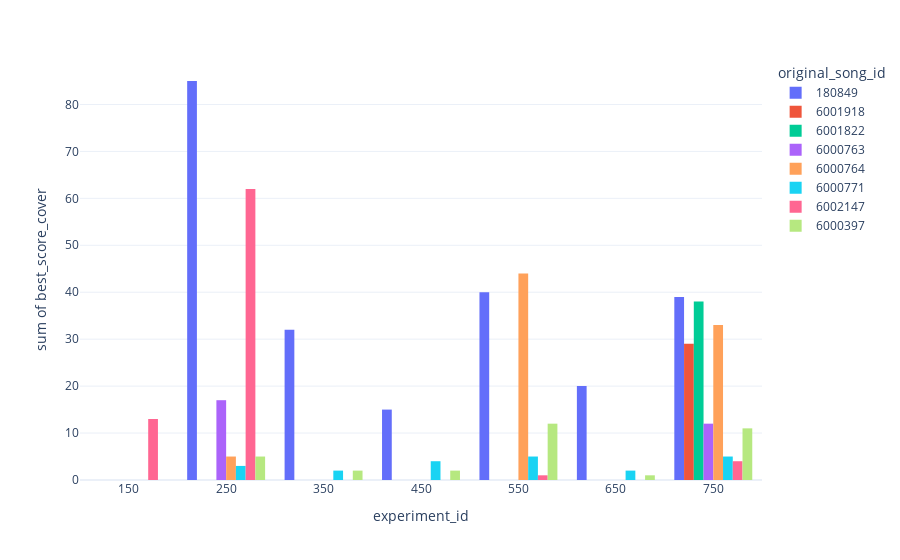

This figure's notebook cell:
### Code cell
fig = px.histogram(df[df['best_score_cover'] <= 50], x="experiment_id", y="best_score_cover",
             color='original_song_id', barmode='group', template='plotly_white')
fig.show()

### Figure 1 — Plotly figure (JSON) as saved in the notebook; plotly's stock layout.template omitted (floating-point values rounded to 4 significant figures)
{"data": [{"alignmentgroup": "True", "bingroup": "x", "histfunc": "sum", "hovertemplate": "original_song_id=180849<br>experiment_id=%{x}<br>sum of best_score_cover=%{y}<extra></extra>", "legendgroup": "180849", "marker": {"color": "#636efa", "pattern": {"shape": ""}}, "name": "180849", "offsetgroup": "180849", "orientation": "v", "showlegend": true, "type": "histogram", "x": [200, 202, 203, 300, 400, 500, 502, 600, 700, 702, 703, 704], "xaxis": "x", "y": [27, 20, 38, 32, 15, 15, 25, 20, 3, 7, 21, 8], "yaxis": "y"}, {"alignmentgroup": "True", "bingroup": "x", "histfunc": "sum", "hovertemplate": "original_song_id=6001918<br>experiment_id=%{x}<br>sum of best_score_cover=%{y}<extra></extra>", "legendgroup": "6001918", "marker": {"color": "#EF553B", "pattern": {"shape": ""}}, "name": "6001918", "offsetgroup": "6001918", "orientation": "v", "showlegend": true, "type": "histogram", "x": [703], "xaxis": "x", "y": [29], "yaxis": "y"}, {"alignmentgroup": "True", "bingroup": "x", "histfunc": "sum", "hovertemplate": "original_song_id=6001822<br>experiment_id=%{x}<br>sum of best_score_cover=%{y}<extra></extra>", "legendgroup": "6001822", "marker": {"color": "#00cc96", "pattern": {"shape": ""}}, "name": "6001822", "offsetgroup": "6001822", "orientation": "v", "showlegend": true, "type": "histogram", "x": [702, 703, 704], "xaxis": "x", "y": [22, 11, 5], "yaxis": "y"}, {"alignmentgroup": "True", "bingroup": "x", "histfunc": "sum", "hovertemplate": "original_song_id=6000763<br>experiment_id=%{x}<br>sum of best_score_cover=%{y}<extra></extra>", "legendgroup": "6000763", "marker": {"color": "#ab63fa", "pattern": {"shape": ""}}, "name": "6000763", "offsetgroup": "6000763", "orientation": "v", "showlegend": true, "type": "histogram", "x": [200, 202, 702, 703, 704], "xaxis": "x", "y": [4, 13, 2, 8, 2], "yaxis": "y"}, {"alignmentgroup": "True", "bingroup": "x", "histfunc": "sum", "hovertemplate": "original_song_id=6000764<br>experiment_id=%{x}<br>sum of best_score_cover=%{y}<extra></extra>", "legendgroup": "6000764", "marker": {"color": "#FFA15A", "pattern": {"shape": ""}}, "name": "6000764", "offsetgroup": "6000764", "orientation": "v", "showlegend": true, "type": "histogram", "x": [200, 202, 203, 502, 702, 704], "xaxis": "x", "y": [1, 2, 2, 44, 21, 12], "yaxis": "y"}, {"alignmentgroup": "True", "bingroup": "x", "histfunc": "sum", "hovertemplate": "original_song_id=6000771<br>experiment_id=%{x}<br>sum of best_score_cover=%{y}<extra></extra>", "legendgroup": "6000771", "marker": {"color": "#19d3f3", "pattern": {"shape": ""}}, "name": "6000771", "offsetgroup": "6000771", "orientation": "v", "showlegend": true, "type": "histogram", "x": [200, 202, 203, 300, 400, 500, 502, 600, 702, 704], "xaxis": "x", "y": [1, 1, 1, 2, 4, 4, 1, 2, 2, 3], "yaxis": "y"}, {"alignmentgroup": "True", "bingroup": "x", "histfunc": "sum", "hovertemplate": "original_song_id=6002147<br>experiment_id=%{x}<br>sum of best_score_cover=%{y}<extra></extra>", "legendgroup": "6002147", "marker": {"color": "#FF6692", "pattern": {"shape": ""}}, "name": "6002147", "offsetgroup": "6002147", "orientation": "v", "showlegend": true, "type": "histogram", "x": [100, 102, 103, 200, 202, 203, 502, 702, 703, 704], "xaxis": "x", "y": [5, 4, 4, 11, 25, 26, 1, 1, 2, 1], "yaxis": "y"}, {"alignmentgroup": "True", "bingroup": "x", "histfunc": "sum", "hovertemplate": "original_song_id=6000397<br>experiment_id=%{x}<br>sum of best_score_cover=%{y}<extra></extra>", "legendgroup": "6000397", "marker": {"color": "#B6E880", "pattern": {"shape": ""}}, "name": "6000397", "offsetgroup": "6000397", "orientation": "v", "showlegend": true, "type": "histogram", "x": [200, 202, 203, 300, 400, 500, 502, 600, 700, 702, 704], "xaxis": "x", "y": [2, 2, 1, 2, 2, 2, 10, 1, 1, 6, 4], "yaxis": "y"}], "layout": {"autosize": true, "barmode": "group", "legend": {"title": {"text": "original_song_id"}, "tracegroupgap": 0}, "margin": {"t": 60}, "xaxis": {"anchor": "y", "autorange": true, "domain": [0, 1], "range": [99.5, 799.5], "title": {"text": "experiment_id"}, "type": "linear"}, "yaxis": {"anchor": "x", "autorange": true, "domain": [0, 1], "range": [0, 89.47], "title": {"text": "sum of best_score_cover"}, "type": "linear"}}}
